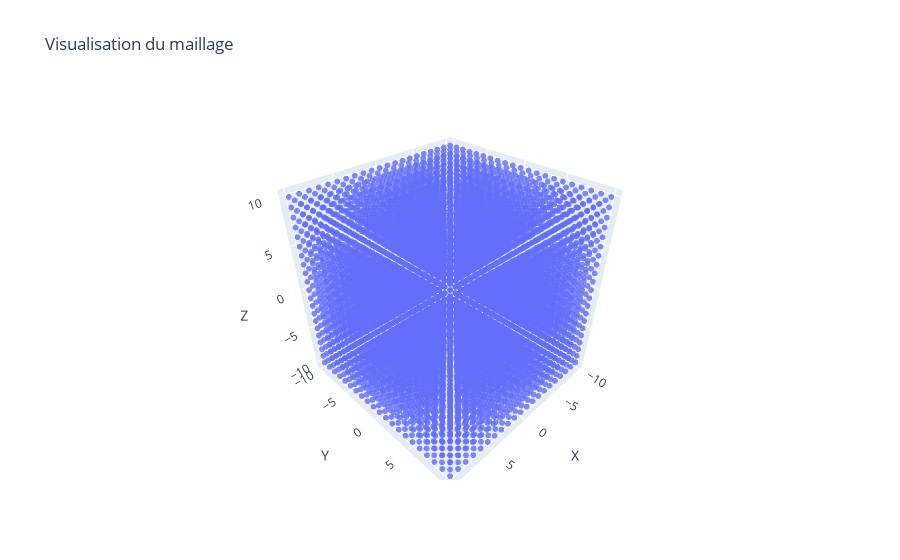

Source (notebook cell):
### Code cell
#Eviter d'essayer de voir le plot pour un cube de plus de 50x50x50 points, temps de réponse trop long si existant tout court.

def show_maillage(X : np.array, Y : np.array, Z : np.array, afficher_plot : bool, afficher_array : bool, CHARGE = None):
    """
    La fonction show_maillage() prend en argument les trois matrices issues de la fonction creer_maillage() et permet de
    visualiser soit les matrices, soit la représentation de celles-ci dans un plot.
    """
    if afficher_plot:
        if CHARGE is not None:
            fig = go.Figure(data=[go.Scatter3d(
                x=X.flatten(), y=Y.flatten(), z=Z.flatten(),
                mode="markers",
                marker=dict(size=2,
                            color=CHARGE.flatten(),
                            colorscale="inferno",
                            cmin = CHARGE.min(),
                            cmax = CHARGE.max(),
                            opacity=0.8,
                            colorbar=dict(
                            title="Charge",  
                            ticks="outside",  
                            tickvals=[CHARGE.min(), CHARGE.max()],  
                            ticktext=[f"{CHARGE.min():{trouver_signe(CHARGE.min())}.2f}", f"{CHARGE.max():{trouver_signe(CHARGE.max())}.2f}"],  
                        )) 
            )])

            fig.update_layout(
                title="Visualisation du maillage",
                scene=dict(xaxis_title="X", yaxis_title="Y", zaxis_title="Z")
            )
            fig.show()
        else:
            fig = go.Figure(data=[go.Scatter3d(
                x=X.flatten(), y=Y.flatten(), z=Z.flatten(),
                mode="markers",
                marker=dict(size=2, opacity=0.8) 
            )])

            fig.update_layout(
                title="Visualisation du maillage",
                scene=dict(xaxis_title="X", yaxis_title="Y", zaxis_title="Z")
            )
            fig.show()

    if afficher_array:
        print(f"La première matrice ressemble à :\n\n{X},\n\n"
              f"La deuxième matrice ressemble à :\n\n{Y},\n\n"
              f"La dernière matrice ressemble à :\n\n{Z}")
        
    return None

show_maillage(X, Y, Z, True, False)

### Figure 1 — Plotly figure (JSON) as saved in the notebook; plotly's stock layout.template omitted (floating-point values rounded to 4 significant figures; data arrays with more than 128 entries replaced by an {"elided": "..."} marker saying what was removed)
{"data": [{"marker": {"opacity": 0.8, "size": 2}, "mode": "markers", "type": "scatter3d", "x": {"elided": "9261 float values"}, "y": {"elided": "9261 float values"}, "z": {"elided": "9261 float values"}}], "layout": {"scene": {"xaxis": {"title": {"text": "X"}}, "yaxis": {"title": {"text": "Y"}}, "zaxis": {"title": {"text": "Z"}}}, "title": {"text": "Visualisation du maillage"}}}
